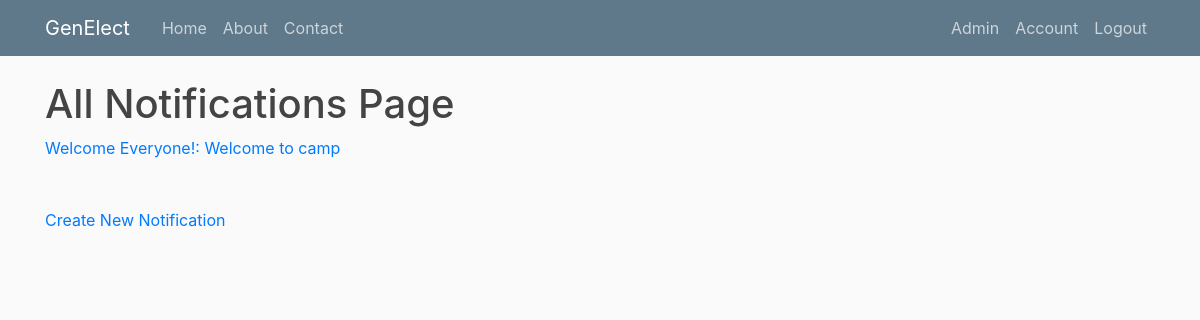
/allnotifications (signed in), run on an earlier commit of the app's database.
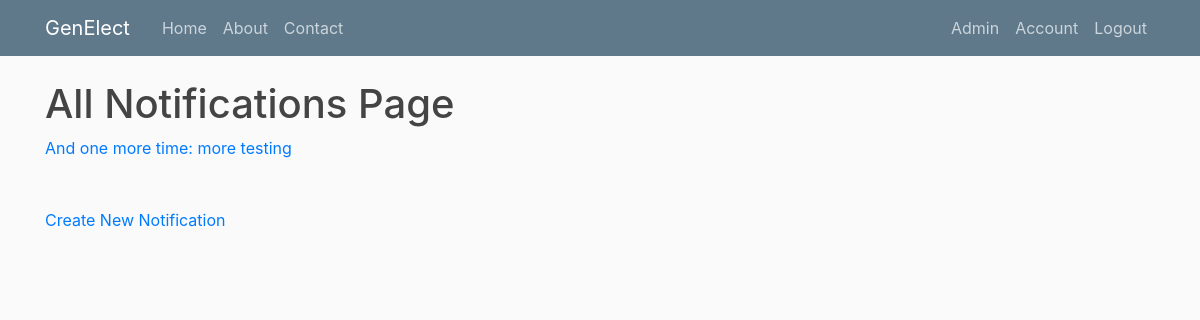
And on a later commit of the database.
### genElect/models.py (models this page shows)
class Base(db.Model):
    __abstract__ = True
    id = db.Column(db.Integer, primary_key=True, autoincrement=True)
    date_created = db.Column(db.DateTime, default=db.func.current_timestamp())
    date_modified = db.Column(db.DateTime, default=db.func.current_timestamp(),
            onupdate=db.func.current_timestamp())

class Notifications(Base):
    title = db.Column(db.String(100))
    notification = db.Column(db.String(1000))

### genElect/__init__.py (the view)
@app.route("/allnotifications")
def allnotifications():
    if current_user.is_authenticated and current_user.username == "admin":
        notifications = Notifications.query.all()
        return render_template('allnotifications.html', notifications=notifications, title="Notifications")
    else:
        return render_template('denied.html')

### genElect/__init__.py (called while the page is built)
@login_manager.user_loader
def load_user(user_id):
    return Users.query.get(int(user_id))

### genElect/templates/allnotifications.html
{% extends "layout.html" %}
{% block content %}
    <h1>All Notifications Page</h1>
    {% for notification in notifications %}
    	<a href="/editnotification/{{notification.id}}">{{ notification.title }}: {{ notification.notification }}</a><br>
    {% endfor %}
    <br><br><a href="{{ url_for('createnotification') }}">Create New Notification</a>
{% endblock content %}

What changed in the data, as far as the page shows it:
removed Notifications: title "Welcome Everyone!", notification "Welcome to camp"
added Notifications: title "And one more time", notification "more testing"
